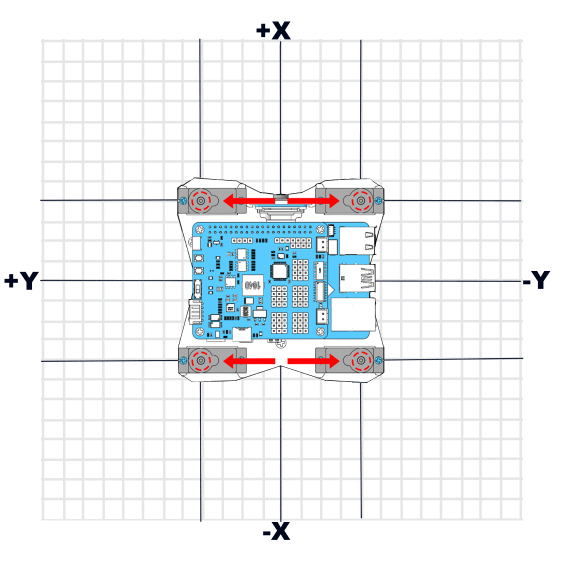
#> input picture crawler/hal global servo grid.png, 1123 x 1123 px, given in place of the camera (shown at 1/2 size)
$ python color_detection.py
#> lines starting #> are read from the running program, lines starting #| are printed output that depends on the picture; after the words box and inside, x2 and y2 are one past the last pixel; in counts of white or black regions, pixels touching at a corner belong together
#> in test, frame is the input picture: shape (1123, 1123, 3); mean B, G, R 243.4, 241.3, 238.5
#!/usr/bin/env python3
from typing import Dict, Tuple, Any
import cv2
import numpy as np

# Static configuration mapping colors to their HSV threshold bounds
COLOR_DICT = {
    'red': [[0, 8], [80, 255], [0, 255]],
    'orange': [[12, 18], [80, 255], [80, 255]],
    'yellow': [[20, 60], [60, 255], [120, 255]],
    'green': [[45, 85], [120, 255], [80, 255]],
    'blue': [[92, 120], [120, 255], [80, 255]],
    'purple': [[115, 155], [30, 255], [60, 255]],
    'magenta': [[160, 180], [30, 255], [60, 255]],
}

class ColorDetector:
    def __init__(self) -> None:
        # State tracking isolated to the instance object to avoid cross-thread collision
        self.parameters: Dict[str, Any] = {
            'color': 'red',
            'x': 320,
            'y': 240,
            'w': 0,
            'h': 0,
            'n': 0
        }

    def color_detect_work(
        self,
        img: np.ndarray,
        width: int,
        height: int,
        color_name: str,
        rectangle_color: Tuple[int, int, int] = (0, 0, 255)
    ) -> np.ndarray:
        '''
        Color detection with OpenCV optimized for robot vision.
        '''
#> called with width = 640, height = 480, color_name = 'red', rectangle_color = (0, 0, 255)
        self.parameters['color'] = color_name

        # Reduce image size for faster tracking performance
        zoom = 4
        width_zoom = int(width / zoom)
        height_zoom = int(height / zoom)
        resize_img = cv2.resize(img, (width_zoom, height_zoom), interpolation=cv2.INTER_LINEAR)
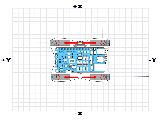
#> resize_img: shape (120, 160, 3); mean B, G, R 243.6, 241.7, 239.4

        # Convert BGR to HSV
        hsv = cv2.cvtColor(resize_img, cv2.COLOR_BGR2HSV)
#> hsv: shape (120, 160, 3); mean H, S, V 24.9, 8.3, 245

        # FIX: Force strict 1D numpy array shapes to satisfy OpenCV's C++ signatures in Pylance
        color_lower = np.array([COLOR_DICT[color_name][0][0], COLOR_DICT[color_name][1][0], COLOR_DICT[color_name][2][0]], dtype=np.uint8)
        color_upper = np.array([COLOR_DICT[color_name][0][1], COLOR_DICT[color_name][1][1], COLOR_DICT[color_name][2][1]], dtype=np.uint8)

        mask = cv2.inRange(hsv, color_lower, color_upper)
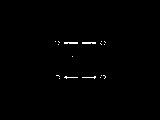
#> mask: shape (120, 160); 0.58% white in thin lines or dots, all inside (x1, y1, x2, y2) = (55, 41, 106, 79)

        if color_name == 'red':
            # FIX: Wrapped values in numpy arrays explicitly to conform to signatures
            mask_2 = cv2.inRange(hsv, np.array([167, 0, 0], dtype=np.uint8), np.array([180, 255, 255], dtype=np.uint8))
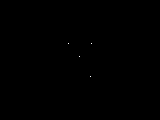
#> mask_2: shape (120, 160); 0.02% white in thin lines or dots, all inside (x1, y1, x2, y2) = (68, 43, 92, 77)
            mask = cv2.bitwise_or(mask, mask_2)

        # 5x5 kernel for morphology operations
        kernel_5 = np.ones((5, 5), np.uint8)
        open_img = cv2.morphologyEx(mask, cv2.MORPH_OPEN, kernel_5, iterations=1)
#> open_img: shape (120, 160); every value is 0

        # Find contours safely (compatible across OpenCV versions)
        contours_data = cv2.findContours(open_img, cv2.RETR_EXTERNAL, cv2.CHAIN_APPROX_SIMPLE)
#> contours_data = 0 contours
        contours = contours_data[0] if len(contours_data) == 2 else contours_data[1]
#> contours = []

        self.parameters['n'] = len(contours)

        if self.parameters['n'] < 1:
            self.parameters['x'] = int(width / 2)
            self.parameters['y'] = int(height / 2)
            self.parameters['w'] = 0
            self.parameters['h'] = 0
            self.parameters['n'] = 0
        else:
            max_area = 0
            for contour in contours:
                x, y, w, h = cv2.boundingRect(contour)
                if w >= 8 and h >= 8:
                    x *= zoom
                    y *= zoom
                    w *= zoom
                    h *= zoom

                    # Draw visual target markers
                    cv2.rectangle(img, (x, y), (x + w, y + h), rectangle_color, 2)
                    cv2.putText(
                        img, color_name, (x, y - 5),
                        cv2.FONT_HERSHEY_SIMPLEX, 0.72,
                        rectangle_color, 1, cv2.LINE_AA
                    )
                else:
                    continue

                # Save the metrics of the largest tracked color mass
                object_area = w * h
                if object_area > max_area:
                    max_area = object_area
                    self.parameters['x'] = int(x + w / 2)
                    self.parameters['y'] = int(y + h / 2)
                    self.parameters['w'] = w
                    self.parameters['h'] = h

        return img

# Test Runner
def test(color: str) -> None:
    print(f"Starting tracking pipeline for color: {color}")
    detector = ColorDetector()

    cap = cv2.VideoCapture(0)
    cap.set(3, 640)
    cap.set(4, 480)

    while cap.isOpened():
        success, frame = cap.read()
        if not success:
            print("Ignoring empty camera frame.")
            continue

        out_img = detector.color_detect_work(frame, 640, 480, color)

        # Access the parameters safely out of the instance
        # print(f"Target Center: ({detector.parameters['x']}, {detector.parameters['y']})")

        cv2.imshow('Color tracking active...', out_img)

        if cv2.waitKey(1) & 0xFF == ord('q') or cv2.waitKey(1) & 0xff == 27:
#> (key q is pressed here)
            break
        if cv2.getWindowProperty('Color tracking active...', 1) < 0:
            break

    cap.release()
    cv2.destroyAllWindows()

if __name__ == "__main__":
    test('red')
